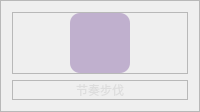
                            <widget class="QFrame" name="frame_226">
                             <property name="frameShape">
                              <enum>QFrame::Shape::StyledPanel</enum>
                             </property>
                             <property name="frameShadow">
                              <enum>QFrame::Shadow::Raised</enum>
                             </property>
                             <layout class="QVBoxLayout" name="verticalLayout_110">
                              <item>
                               <widget class="QFrame" name="frame_227">
                                <property name="frameShape">
                                 <enum>QFrame::Shape::StyledPanel</enum>
                                </property>
                                <property name="frameShadow">
                                 <enum>QFrame::Shadow::Raised</enum>
                                </property>
                                <layout class="QHBoxLayout" name="horizontalLayout_139">
                                 <property name="spacing">
                                  <number>0</number>
                                 </property>
                                 <property name="leftMargin">
                                  <number>0</number>
                                 </property>
                                 <property name="topMargin">
                                  <number>0</number>
                                 </property>
                                 <property name="rightMargin">
                                  <number>0</number>
                                 </property>
                                 <property name="bottomMargin">
                                  <number>0</number>
                                 </property>
                                 <item>
                                  <widget class="QPushButton" name="btn8">
                                   <property name="sizePolicy">
                                    <sizepolicy hsizetype="Expanding" vsizetype="Preferred">
                                     <horstretch>0</horstretch>
                                     <verstretch>0</verstretch>
                                    </sizepolicy>
                                   </property>
                                   <property name="minimumSize">
                                    <size>
                                     <width>60</width>
                                     <height>60</height>
                                    </size>
                                   </property>
                                   <property name="maximumSize">
                                    <size>
                                     <width>60</width>
                                     <height>60</height>
                                    </size>
                                   </property>
                                   <property name="font">
                                    <font>
                                     <family>微软雅黑</family>
                                     <pointsize>15</pointsize>
                                     <italic>false</italic>
                                     <bold>false</bold>
                                    </font>
                                   </property>
                                   <property name="cursor">
                                    <cursorShape>PointingHandCursor</cursorShape>
                                   </property>
                                   <property name="layoutDirection">
                                    <enum>Qt::LayoutDirection::LeftToRight</enum>
                                   </property>
                                   <property name="styleSheet">
                                    <string notr="true">QPushButton {
	background-image: url(:/forms/icons/heart_rate.png);
	border: no;
    background-position: center;
    background-repeat: no-repeat; 
	border-radius: 10px;
	background-color: rgba(82, 28, 129,0.3);

}

QPushButton:hover {
	background-color: rgb(162, 98, 199);
	border: none;
}</string>
                                   </property>
                                   <property name="text">
                                    <string/>
                                   </property>
                                  </widget>
                                 </item>
                                </layout>
                               </widget>
                              </item>
                              <item>
                               <widget class="QFrame" name="frame_228">
                                <property name="frameShape">
                                 <enum>QFrame::Shape::StyledPanel</enum>
                                </property>
                                <property name="frameShadow">
                                 <enum>QFrame::Shadow::Raised</enum>
                                </property>
                                <layout class="QHBoxLayout" name="horizontalLayout_140">
                                 <property name="spacing">
                                  <number>0</number>
                                 </property>
                                 <property name="leftMargin">
                                  <number>0</number>
                                 </property>
                                 <property name="topMargin">
                                  <number>0</number>
                                 </property>
                                 <property name="rightMargin">
                                  <number>0</number>
                                 </property>
                                 <property name="bottomMargin">
                                  <number>0</number>
                                 </property>
                                 <item>
                                  <widget class="QLabel" name="label_87">
                                   <property name="styleSheet">
                                    <string notr="true">font: 11pt &quot;微软雅黑&quot;;
color: rgb(221, 221, 221);
</string>
                                   </property>
                                   <property name="text">
                                    <string>节奏步伐</string>
                                   </property>
                                   <property name="alignment">
                                    <set>Qt::AlignmentFlag::AlignCenter</set>
                                   </property>
                                  </widget>
                                 </item>
                                </layout>
                               </widget>
                              </item>
                             </layout>
                            </widget>
